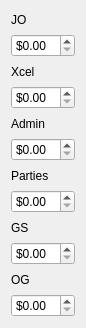
   <widget class="QWidget" name="layoutWidget">
    <property name="geometry">
     <rect>
      <x>680</x>
      <y>20</y>
      <width>69</width>
      <height>328</height>
     </rect>
    </property>
    <layout class="QVBoxLayout" name="verticalLayout">
     <item>
      <widget class="QLabel" name="label_32">
       <property name="text">
        <string>JO</string>
       </property>
      </widget>
     </item>
     <item>
      <widget class="QDoubleSpinBox" name="doubleSpinBox_91">
       <property name="prefix">
        <string>$</string>
       </property>
      </widget>
     </item>
     <item>
      <widget class="QLabel" name="label_33">
       <property name="text">
        <string>Xcel</string>
       </property>
      </widget>
     </item>
     <item>
      <widget class="QDoubleSpinBox" name="doubleSpinBox_92">
       <property name="prefix">
        <string>$</string>
       </property>
      </widget>
     </item>
     <item>
      <widget class="QLabel" name="label_34">
       <property name="text">
        <string>Admin</string>
       </property>
      </widget>
     </item>
     <item>
      <widget class="QDoubleSpinBox" name="doubleSpinBox_93">
       <property name="prefix">
        <string>$</string>
       </property>
      </widget>
     </item>
     <item>
      <widget class="QLabel" name="label_35">
       <property name="text">
        <string>Parties</string>
       </property>
      </widget>
     </item>
     <item>
      <widget class="QDoubleSpinBox" name="doubleSpinBox_94">
       <property name="prefix">
        <string>$</string>
       </property>
      </widget>
     </item>
     <item>
      <widget class="QLabel" name="label_36">
       <property name="text">
        <string>GS</string>
       </property>
      </widget>
     </item>
     <item>
      <widget class="QDoubleSpinBox" name="doubleSpinBox_95">
       <property name="prefix">
        <string>$</string>
       </property>
      </widget>
     </item>
     <item>
      <widget class="QLabel" name="label_37">
       <property name="text">
        <string>OG</string>
       </property>
      </widget>
     </item>
     <item>
      <widget class="QDoubleSpinBox" name="doubleSpinBox_96">
       <property name="prefix">
        <string>$</string>
       </property>
      </widget>
     </item>
    </layout>
   </widget>
